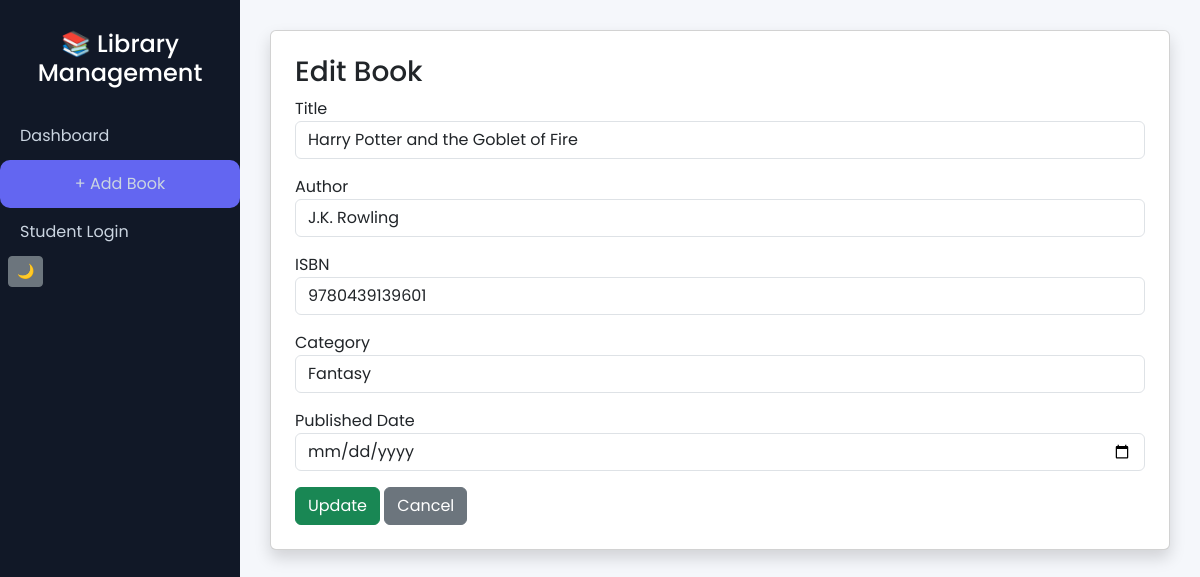
The page /edit/9/ on the database its author committed.
### books/models.py (models this page shows, shortened)
class Book(models.Model):
    title = models.CharField(max_length=200)
    author = models.CharField(max_length=200)
    isbn = models.CharField(max_length=20, unique=True)
    category = models.CharField(max_length=100)
    published_date = models.DateField()
    is_issued = models.BooleanField(default=False)
    issued_to = models.ForeignKey(Student, null=True, blank=True, on_delete=models.SET_NULL)
    issue_date = models.DateField(null=True, blank=True)
    return_date = models.DateField(null=True, blank=True)
    fine = models.IntegerField(default=0)

### books/views.py (the view, shortened to what this page needs)
# urls.py: path('edit/<int:id>/', views.edit_book, name='edit_book'),
def edit_book(request, id):
    book = Book.objects.get(id=id)
    return render(request, 'books/edit_book.html', {'book': book})

### books/templates/books/edit_book.html (shortened to what this page needs)
{% extends 'books/base.html' %}
{% block content %}
<div class="card shadow p-4">
    <h3>Edit Book</h3>
    <form method="POST">
        <div class="mb-3">
            <label>Title</label>
            <input type="text" name="title" value="{{ book.title }}" class="form-control">
        </div>
        <div class="mb-3">
            <label>Author</label>
            <input type="text" name="author" value="{{ book.author }}" class="form-control">
        </div>
        <div class="mb-3">
            <label>ISBN</label>
            <input type="text" name="isbn" value="{{ book.isbn }}" class="form-control">
        </div>
        <div class="mb-3">
            <label>Category</label>
            <input type="text" name="category" value="{{ book.category }}" class="form-control">
        </div>
        <div class="mb-3">
            <label>Published Date</label>
            <input type="date" name="published_date" value="{{ book.published_date }}" class="form-control">
        </div>
        <button class="btn btn-success">Update</button>
        <a href="{% url 'book_list' %}" class="btn btn-secondary">Cancel</a>
    </form>
</div>
{% endblock %}

### books/templates/books/base.html (style rules this page uses)
body { font-family: 'Poppins', sans-serif; background: #f5f7fb; }

### rows shown on the page
Book: title "Harry Potter and the Goblet of Fire", author "J.K. Rowling", isbn "9780439139601", category "Fantasy"
